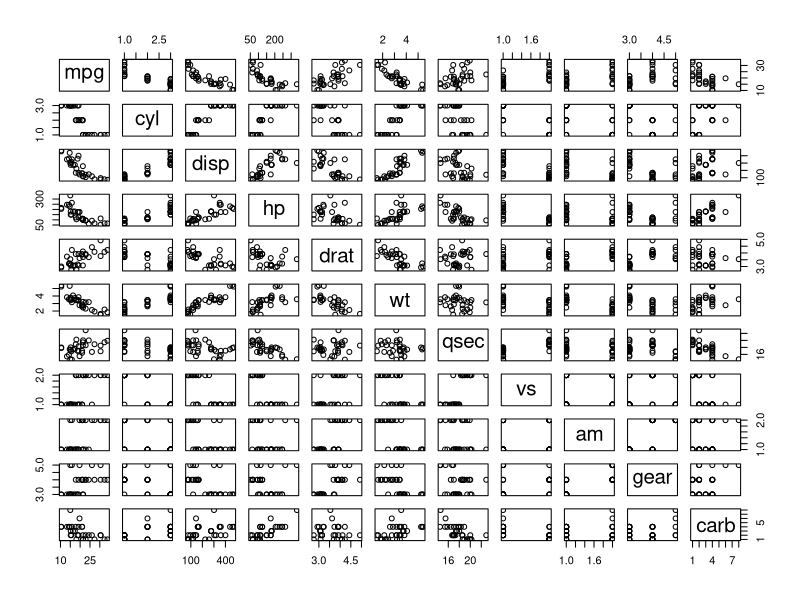
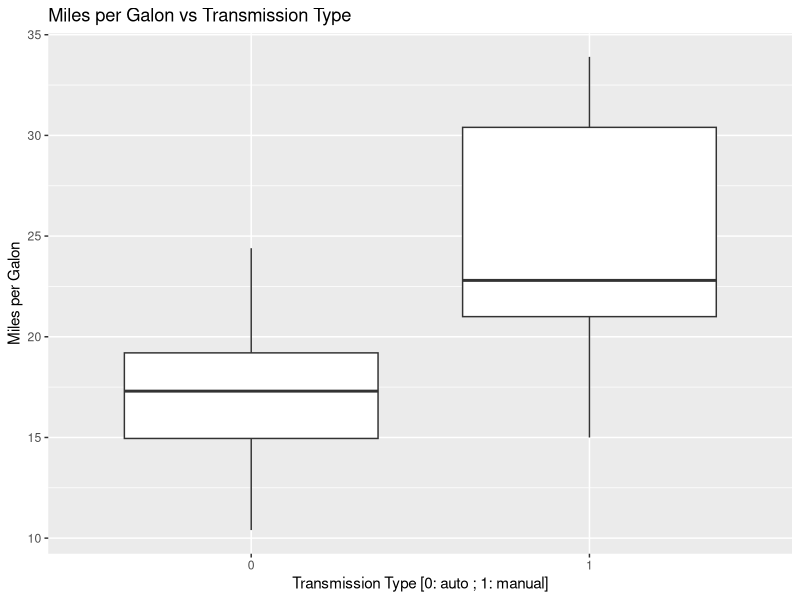
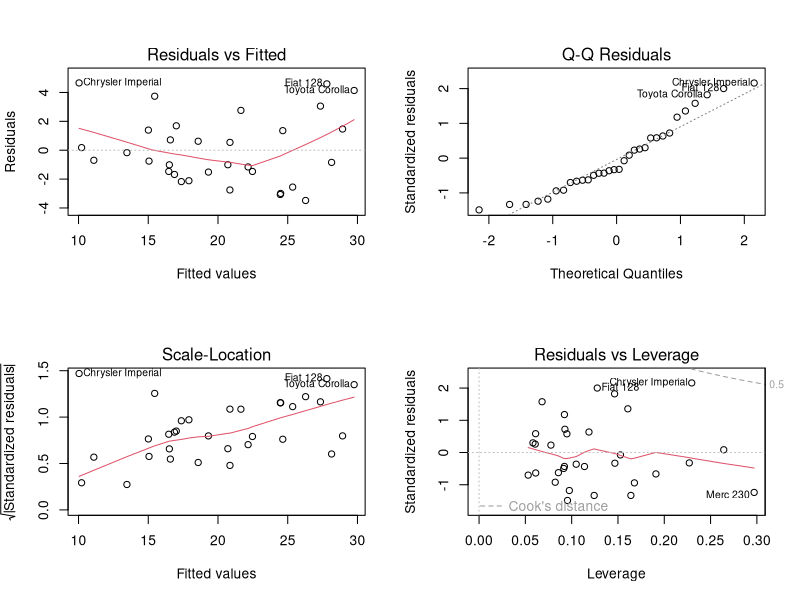

The R source for these figures, in order:
## ---- chunk 1
library(ggplot2)
data(mtcars)
mtcars$cyl = as.factor(mtcars$cyl)
mtcars$vs = as.factor(mtcars$vs)
mtcars$am = as.factor(mtcars$am)
## ---- chunk 2
head(mtcars)
## ---- chunk 3
str(mtcars)
## ---- chunk 4
pairs(mtcars)
## ---- chunk 5
g <- ggplot(data = mtcars, aes(x = factor(am), y = mpg))
g + geom_boxplot() + ggtitle("Miles per Galon vs Transmission Type") + xlab("Transmission Type [0: auto ; 1: manual]") + ylab("Miles per Galon")
## ---- chunk 6
t.test(mpg ~ am, data = mtcars)
## ---- chunk 7
fit <- lm(mpg ~ am, data = mtcars)
summary(fit)
## ---- chunk 8
fit_all <- lm(mpg ~ ., data = mtcars)
summary(fit_all)
## ---- chunk 9
fit_step <- step(fit_all, trace = F)
summary(fit_step)
## ---- chunk 10
confint(fit_step)["am1",]
## ---- chunk 11
par(mfrow = c(2,2))
plot(fit_step)
